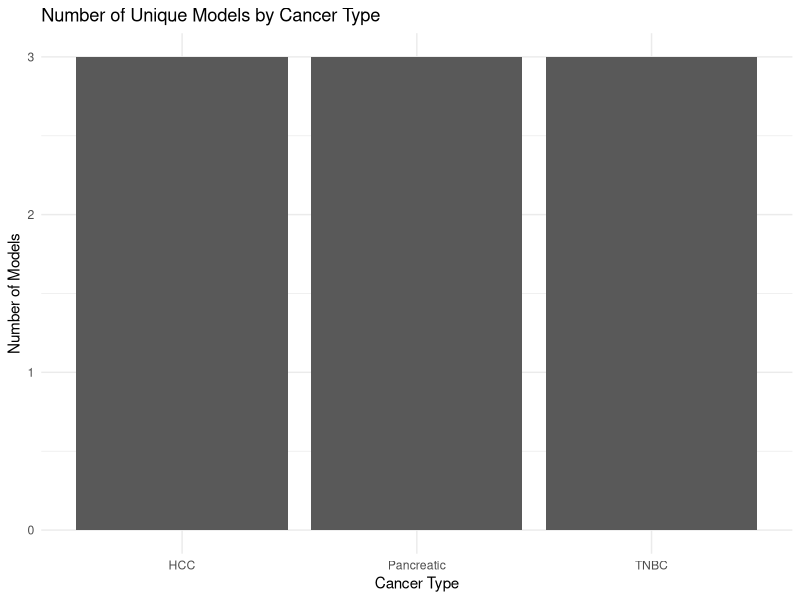
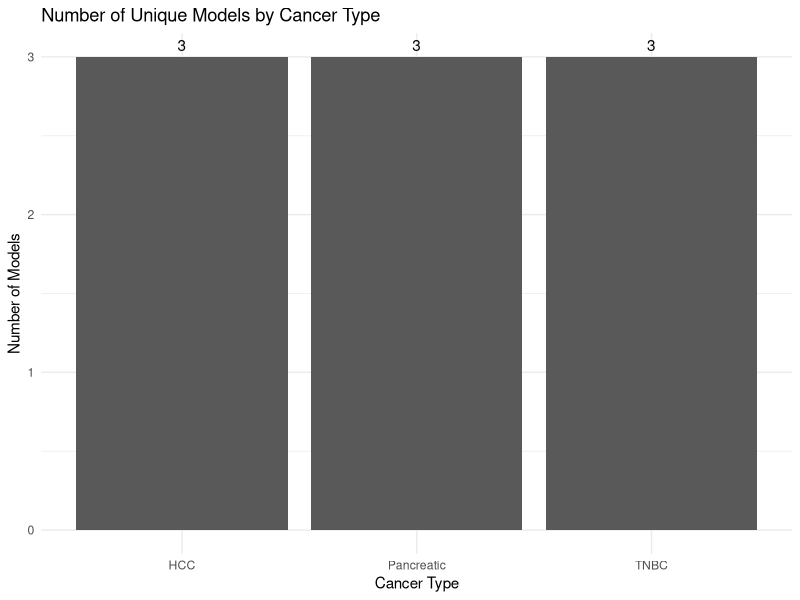
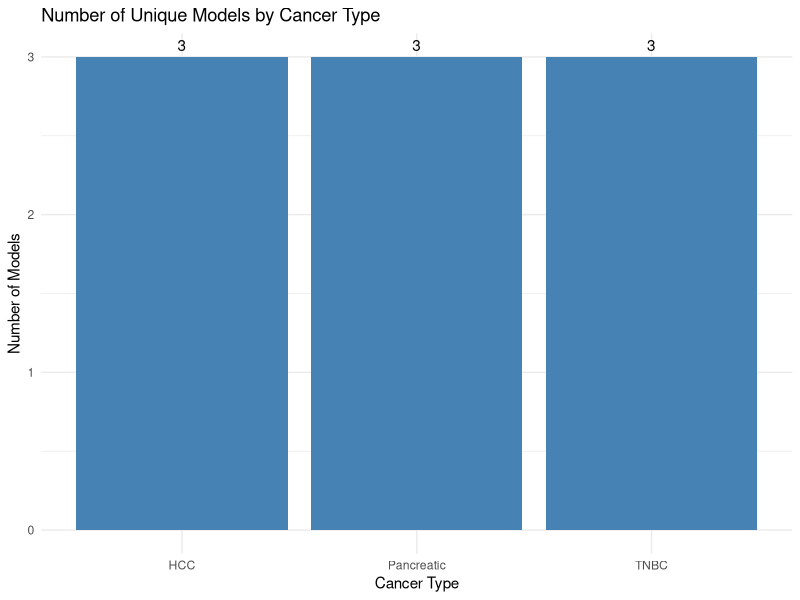

Write R code to recreate these figures, in order. (Note: this script raises an error after producing the figures.)
library(dplyr)
library(ggplot2)
library(readr)

week4_data <- data.frame(
  model_id = c(
    "MOO1", "MOO1", "MOO2", "MOO2", "MOO3", "MOO3", "MOO4", "MOO4", "MOO5", "MOO5", "MOO6", "MOO6", "MOO7", "MOO7", "MOO8", "MOO8", "MOO9", "MOO9", "MOO2", NA
  ),
  
  cancer = c(
    "HCC", "HCC", "HCC", "HCC",
    "HCC", "HCC",
    "TNBC", "TNBC", "TNBC", "TNBC",
    "TNBC", "TNBC",
    "Pancreatic", "Pancreatic",
    "Pancreatic", "Pancreatic",
    "Pancreatic", "Pancreatic",
    "HCC", "HCC"
  ),
  
  drug = c(
    "Drug_A", "Drug_B", "Drug_A", "Drug_B",
    "Drug_A", "Drug_B", "Drug_A", "Drug_B",
    "Drug_A", "Drug_B", "Drug_A", "Drug_B",
    "Drug_A", "Drug_B", "Drug_A", "Drug_B",
    "Drug_A", "Drug_B", "Drug_A", "Drug_A"
  ),
  
  response = c(
    0.75, 0.62, 0.81, 0.70,
    0.55, 0.48, 0.66, 0.59,
    0.72, 0.64, 0.68, 0.57,
    0.83, 0.74, 0.61, 0.53,
    0.79, 0.69, 0.81, 0.69
  )
)
print(week4_data)

View(week4_data)

dim(week4_data)

names(week4_data)

str(week4_data)

duplicated(week4_data)

sum(duplicated(week4_data))

week4_nodup <- distinct(week4_data)
dim(week4_nodup)

is.na(week4_nodup$model_id)
sum(is.na(week4_nodup$model_id))
week4_nodup[is.na(week4_nodup$model_id),]

week4_clean <- week4_nodup %>%
  filter(!is.na(model_id))

models <- distinct(week4_clean, model_id, cancer)

dim(models)

nrow(models)

counts <- count(models, cancer)

print(counts)

count(week4_clean, cancer)
count(models, cancer)

install.packages("ggplot2")

ggplot(counts, aes(x = cancer, y = n)) +
  geom_col() +
  labs(
    title = "Number of Unique Models by Cancer Type",
    x = "Cancer Type",
    y = "Number of Models"
  ) +
  theme_minimal()

ggplot(counts, aes(x = cancer, y = n)) +
  geom_col() +
  geom_text(aes(label = n), vjust = -0.5) +
  labs(
    title = "Number of Unique Models by Cancer Type",
    x = "Cancer Type",
    y = "Number of Models"
  ) +
  theme_minimal()


ggplot(counts, aes(x = cancer, y = n)) +
  geom_col(fill = "steelblue") +
  geom_text(aes(label = n), vjust = -0.5) +
  labs(
    title = "Number of Unique Models by Cancer Type",
    x = "Cancer Type",
    y = "Number of Models"
  ) +
  theme_minimal()


write.csv(toy1, "data_practice/W4toy1.csv", row.names = FALSE)

write.csv(week4_data, "data_practice/week4_data.csv", row.names = FALSE)

write.csv(week4_clean, "data_practice/week4_clean.csv", row.names = FALSE)

write.csv(models, "data_practice/W4_models.csv", row.names = FALSE)

write.csv(counts, "data_practice/W4_counts.csv", row.names = FALSE)

write.csv(week4_nodup, "data_practice/W4_nodup", row.names = FALSE)

dir.create("data_practice", showWarnings = FALSE)
list.files("data_practice")
